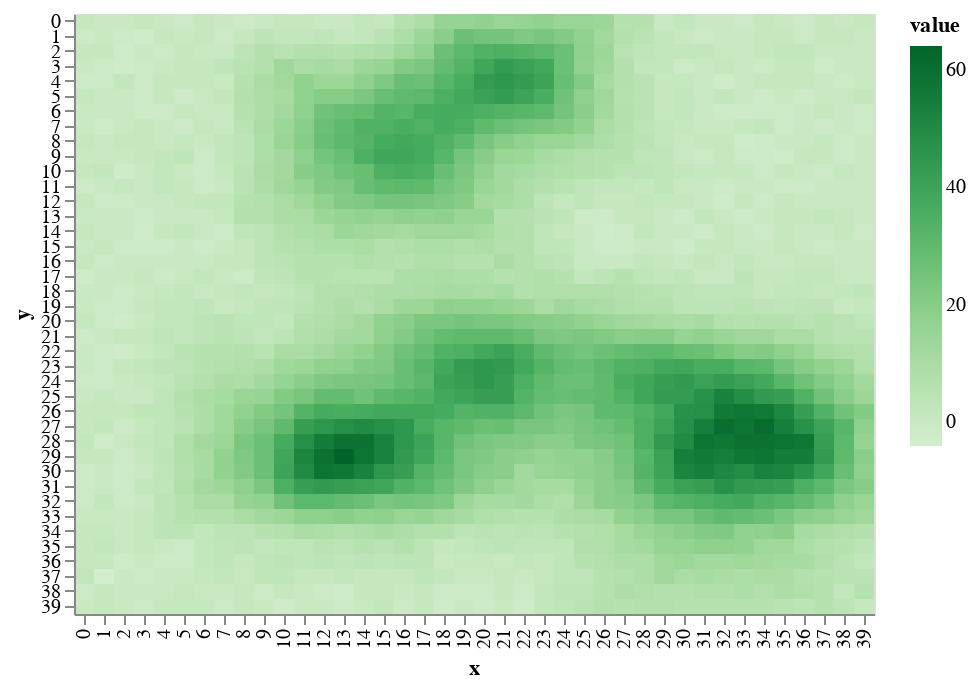

The code cell stored with this chart in its notebook:
### Code cell
draw.drawTerrainHeight(world.grid_elevation)

### Figure 1 — Vega-Lite specification as saved in the notebook (floating-point values rounded to 4 significant figures; data arrays with more than 128 entries replaced by an {"elided": "..."} marker saying what was removed)
{"$schema": "https://vega.github.io/schema/vega-lite/v2.6.0.json", "config": {"view": {"height": 300, "width": 400}}, "data": {"name": "data-7499355363e464db4c77a338a8319fc5"}, "datasets": {"data-7499355363e464db4c77a338a8319fc5": {"elided": "1600 records"}}, "encoding": {"color": {"field": "value", "scale": {"scheme": "greens"}, "type": "quantitative"}, "x": {"field": "x", "type": "ordinal"}, "y": {"field": "y", "type": "ordinal"}}, "mark": "rect"}
